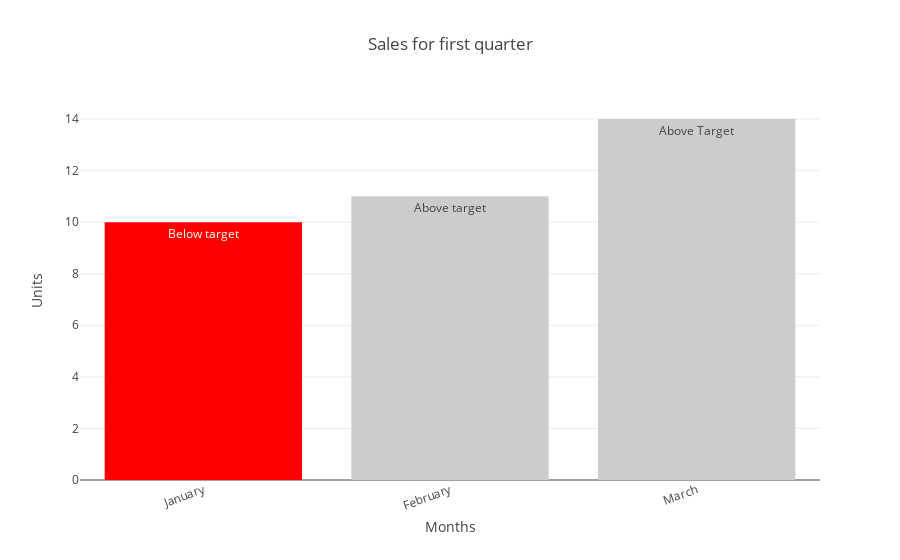

This figure's notebook cell:
### Markdown cell above
# Bar Chart

### Code cell
layout = {
    "title":"Sales for first quarter",
    "xaxis": {"title":"Months", "tickangle":-20},
    "yaxis": {"title":"Units"}
}

trace = go.Bar(
    x = ['January','February','March'],
    y = [10, 11, 14],
    marker = dict(color = ['rgba(255,0,0,1)', 'rgba(204,204,204,1)','rgba(204,204,204,1)' ]),
    text = ["Below target", "Above target", "Above Target"]
)

data = [trace]

fig = go.Figure(data=data, layout=layout)

py.iplot(fig)

### Figure 1 — Plotly figure (JSON) as saved in the notebook; plotly's stock layout.template omitted (floating-point values rounded to 4 significant figures)
{"data": [{"marker": {"color": ["rgba(255,0,0,1)", "rgba(204,204,204,1)", "rgba(204,204,204,1)"]}, "text": ["Below target", "Above target", "Above Target"], "type": "bar", "uid": "f7cd463c-3d30-4dbf-b4c3-cb62dd8e8d2c", "x": ["January", "February", "March"], "y": [10, 11, 14]}], "layout": {"autosize": true, "title": {"text": "Sales for first quarter"}, "xaxis": {"autorange": true, "range": [-0.5, 2.5], "tickangle": -20, "title": {"text": "Months"}, "type": "category"}, "yaxis": {"autorange": true, "range": [0, 14.74], "title": {"text": "Units"}, "type": "linear"}}}
